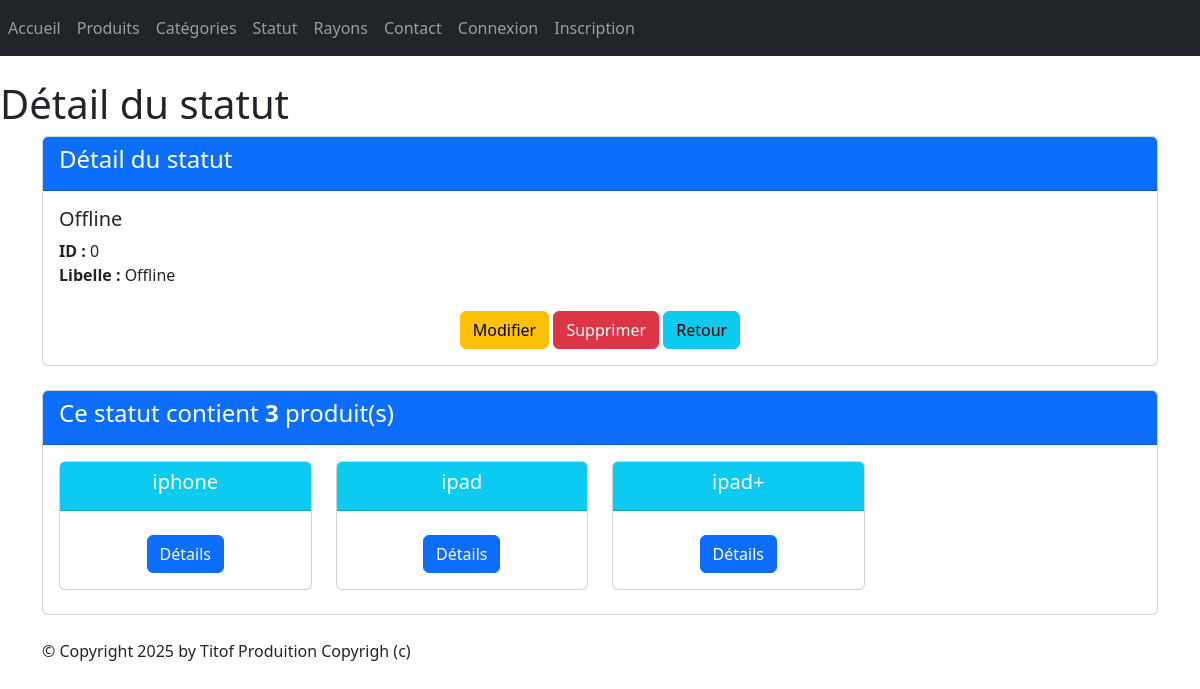
Page /monApp/statut/0/ on the earlier database version.
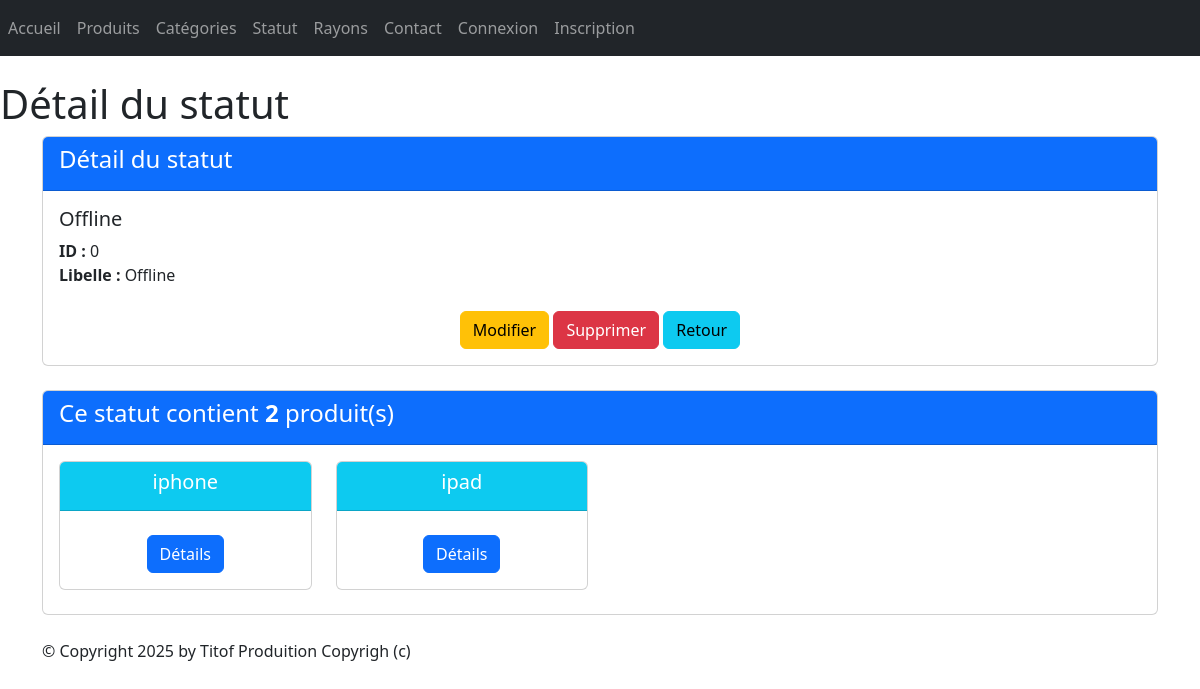
Same page on the later database version.
### monApp/models.py (models this page shows, shortened)
class Statut(models.Model):
    idStatut = models.AutoField(primary_key=True)
    libelle = models.CharField(max_length=200)

class Produit(models.Model):
    refProd = models.AutoField(primary_key=True)
    intituleProd = models.CharField(max_length=200)
    prixUnitaireProd = models.DecimalField(max_digits=10, decimal_places=2)
    dateFabr = models.DateField(default=date.today())
    categorie = models.ForeignKey(Categorie, on_delete=models.CASCADE, related_name="produits",null=True, blank=True)
    statut = models.ForeignKey(Statut, on_delete=models.CASCADE, related_name="produitS",null=True, blank=True)

### monApp/views.py (the view)
# urls.py: path("statut/<pk>/", views.StatutDetailView.as_view(), name="dtl_sttt"),
class StatutDetailView(DetailView):
    model = Statut
    template_name = "monApp/detail_statut.html"
    context_object_name = "sttt"
    def get_queryset(self):
        return Statut.objects.annotate(nb_produits=Count('produitS'))
    def get_context_data(self, **kwargs):
        context = super(StatutDetailView, self).get_context_data(**kwargs)
        context['titremenu'] = "Détail du statut"
        context['prdts'] = self.object.produitS.all()
        return context

### monApp/templates/monApp/detail_statut.html
{% extends 'monApp/base.html' %}
{% block menu %}
    <h1>{{titremenu}}</h1>
{% endblock %}
{% block contenu %}
    <div class="card mb-4">
        <div class="card-header bg-primary text-white">
            <h4>Détail du statut</h4>
        </div>
        <div class="card-body">
            <h5 class="card-title">{{ sttt.libelle }}</h5>
            <ul class="list-unstyled">
            <li><strong>ID :</strong> {{ sttt.idStatut }}</li>
            <li><strong>Libelle :</strong> {{ sttt.libelle }}</li>
            </ul>
            <div class="car-footer text-center">
                <a href="{% url 'sttt-chng' sttt.idStatut %}" class="btn btn-warning mt-2">Modifier</a>
                <a href="{% url 'dlt-sttt' sttt.idStatut %}" class="btn btn-danger mt-2">Supprimer</a>
                <a href="{% url 'lst_sttts' %}" class="btn btn-info mt-2">Retour</a>
            </div>
        </div>
    </div>
    <div class="card mb-4">
        <div class="card-header bg-primary text-white">
            <h4>Ce statut contient <strong>{{ sttt.nb_produits }}</strong> produit(s)</h4>
        </div>
        <div class="card-body">
            <div class="row">
            {% if prdts %}
            {% for prdt in prdts %}
            <div class="col-sm-3">
                <div class="card mb-2 text-center">
                    <div class="card-header bg-info text-white">
                        <h5 class="card-title">{{ prdt.intituleProd }}</h5>
                    </div>
                    <div class="card-body">
                        <a href="{% url 'dtl_prdt' prdt.refProd %}" class="btn btn-primary mt-2">Détails</a>
                    </div>
                </div>
            </div>
            {% endfor %}
            {% else %}
            <p class="text-muted">Aucun produit trouvé pour cette catégorie.</p>
            {% endif %}
            </div>
        </div>
    </div>
{% endblock %}

Differences in the rows shown:
removed Produit: intituleProd "ipad+"
computed for Statut "Offline": nb_produits "3" → "2"
